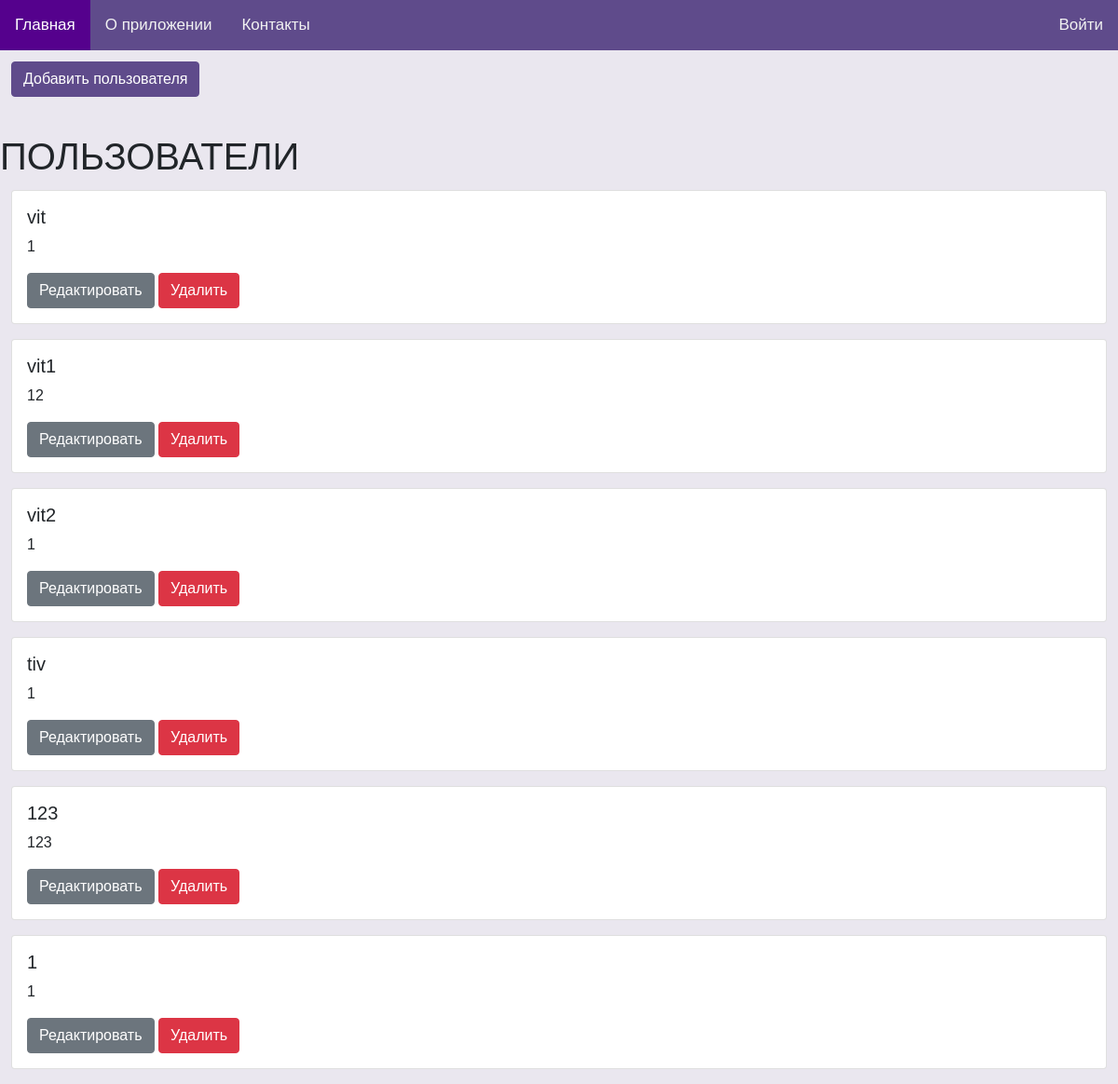
/users, run on an earlier commit of the app's database.
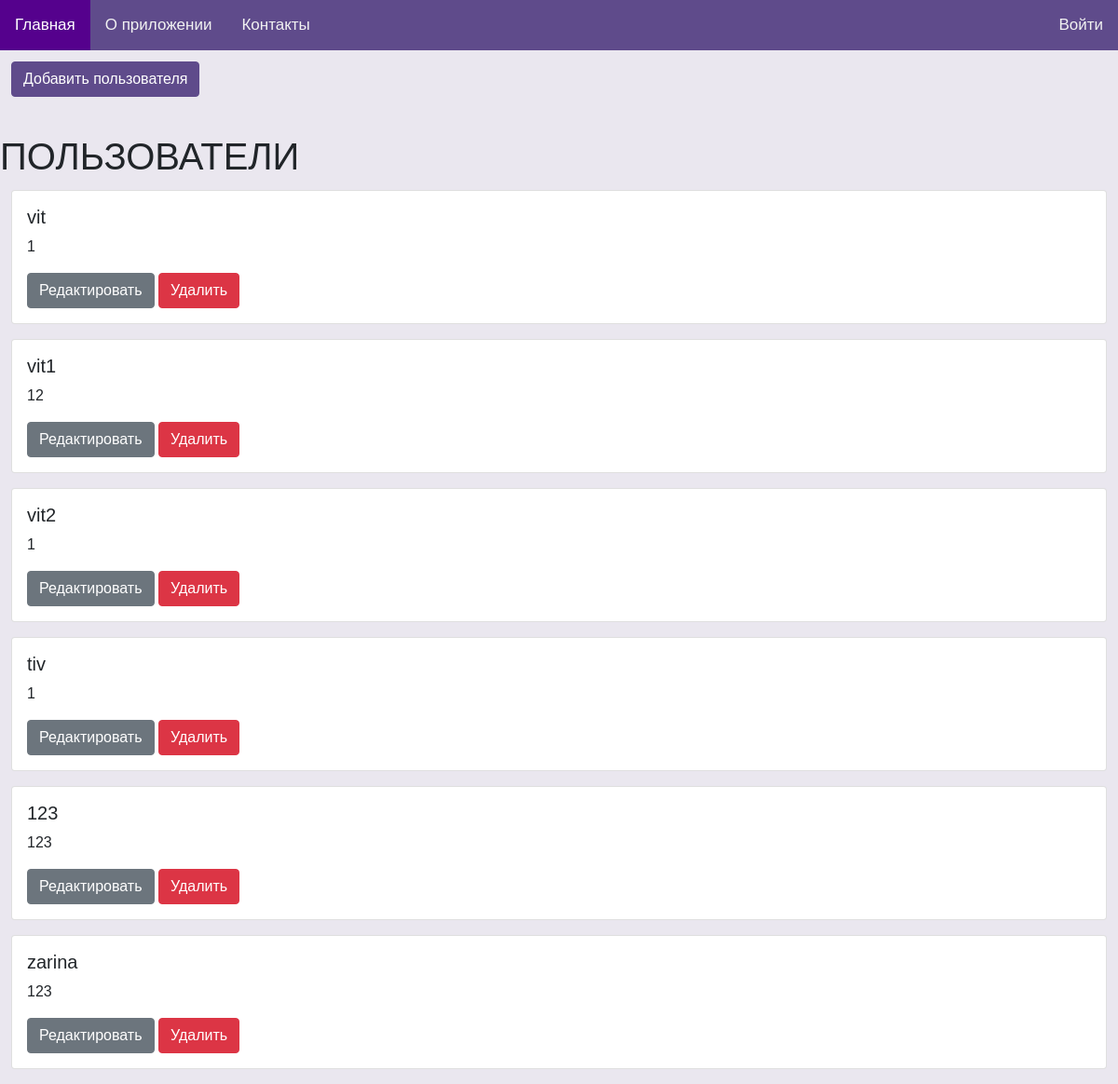
And on a later commit of the database.
### tables this page shows
CREATE TABLE passwords(
                login TEXT PRIMARY KEY,
                password TEXT NOT NULL);

### server.py (the view)
@app.route("/users")
def get_users():
    conn = get_db_connection()
    users = conn.execute('SELECT * FROM passwords').fetchall()
    conn.close()
    return render_template('users/users.html', users=users)

### server.py (called while the page is built)
def get_db_connection():
    conn = sqlite3.connect('blog.db')
    conn.row_factory = sqlite3.Row
    return conn

### templates/users/users.html (shortened to what this page needs)
{% extends "main/base.html" %}
{% block stylesheet %}
    <link rel="stylesheet" href="https://cdn.jsdelivr.net/npm/bootstrap@5.1.3/dist/css/bootstrap.min.css">
{% endblock %}
{% block content %}
    <a class="btn btn-primary mb-3 button" href="{{ url_for('create_user') }}">Добавить пользователя</a>
    <h1>ПОЛЬЗОВАТЕЛИ</h1>
    {% for user in users %}
        <div class="card mb-3">
            <div class="card-body">
                <h5 class="card-title">{{ user['login'] }}</h5>
                <p class="card-text">{{ user['password'] }}</p>
                <a class="btn btn-secondary" href="{{ url_for('edit_user', login=user['login']) }}">Редактировать</a>
                <form action="{{ url_for('delete_user', login=user['login']) }}" method="POST" class="d-inline">
                    <button class="btn btn-danger" type="submit">Удалить</button>
                </form>
            </div>
        </div>
    {% endfor %}
{% endblock %}

### templates/main/base.html (shortened to what this page needs)
<!DOCTYPE html>
<html lang="en">
<head>
    {% block stylesheet %} {% endblock %}
    <link rel="stylesheet" href="{{ url_for('static', filename= 'css/index.css') }}">
</head>
<body class="page">
    <nav>
        <div class="topnav">
            <a class="active navigation" href="{{ url_for('index') }}">Главная</a>
            <a class="navigation" href="{{ url_for('about') }}">О приложении</a>
            <a class="navigation" href="{{ url_for('contact') }}">Контакты</a>
            {% if session.get('username') %}
                <a class="navigation" href="{{ url_for('get_user_posts') }}">Мои посты</a>
                <a class="login navigation" href="{{ url_for('account') }}">Личный кабинет</a>
                <a class="login navigation" href="{{ url_for('logout') }}">Выйти</a>
            {% else %}
                <a class="login navigation" href="{{ url_for('auth') }}">Войти</a>
            {% endif %}
        </div>
    </nav>
    <main>
            {% block content %}
            {% endblock %}
    </main>
</body>
</html>

### static/css/index.css (style rules this page uses)
.page { margin: 0; font-family: Arial, Helvetica, sans-serif; background-color: rgba(95, 75, 139, 0.13); }
.topnav { overflow: hidden; background-color: #5f4b8b; }
.topnav a { float: left; color: #f2f2f2; text-align: center; padding: 14px 16px; text-decoration: none; font-size: 17px; }
.topnav a.login { float: right; color: #f2f2f2; text-align: center; padding: 14px 16px; text-decoration: none; font-size: 17px; }
.topnav a.active { background-color: #55018d; color: white; }
.button { margin-top: 10px; background-color: #5f4b8b; border-color: #5f4b8b; }
.mb-3 { margin: 1%; }

What changed in the data, as far as the page shows it:
removed passwords: login "1", password "1"
added passwords: login "zarina", password "123"
